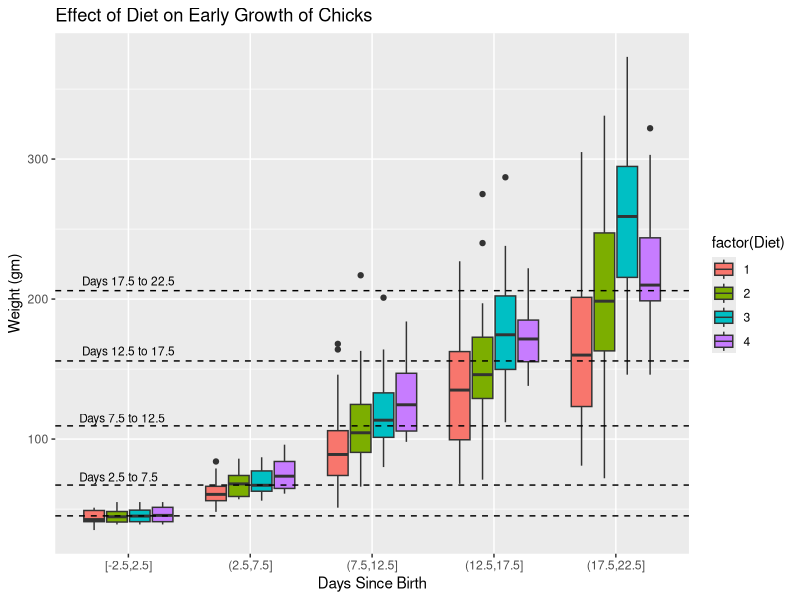
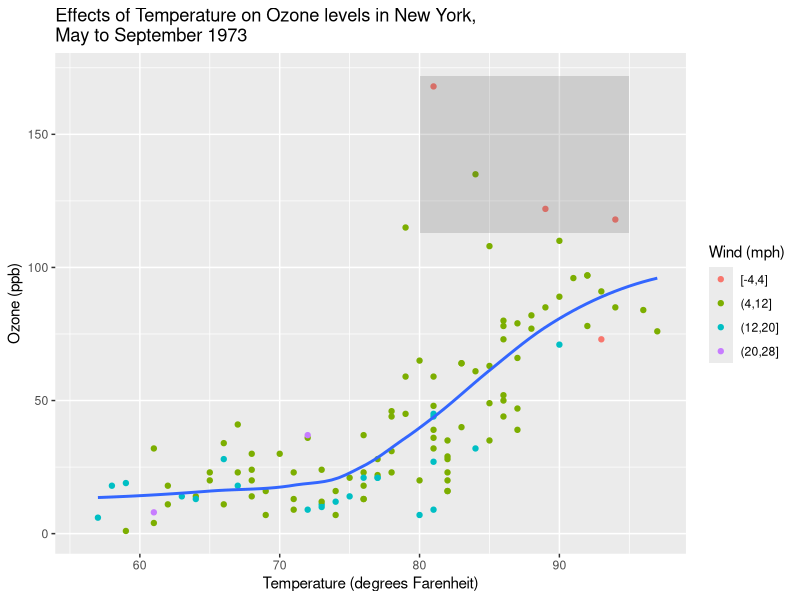
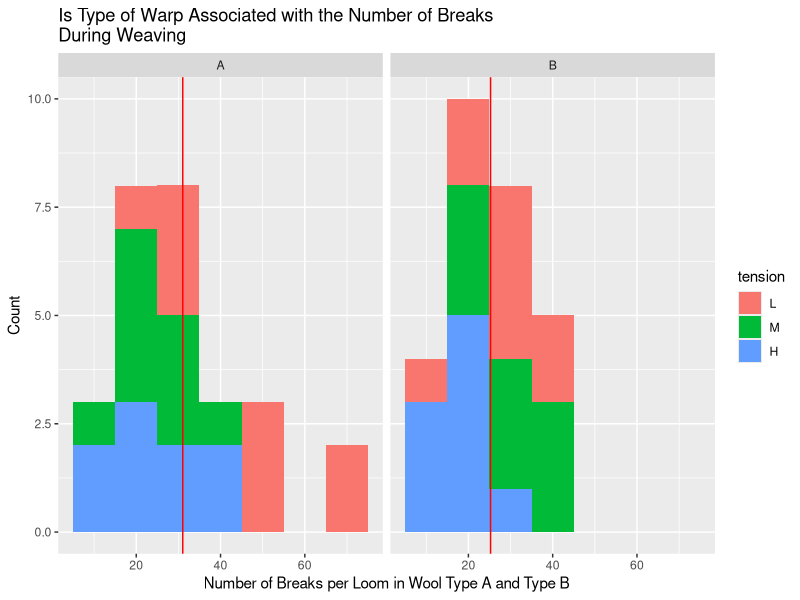
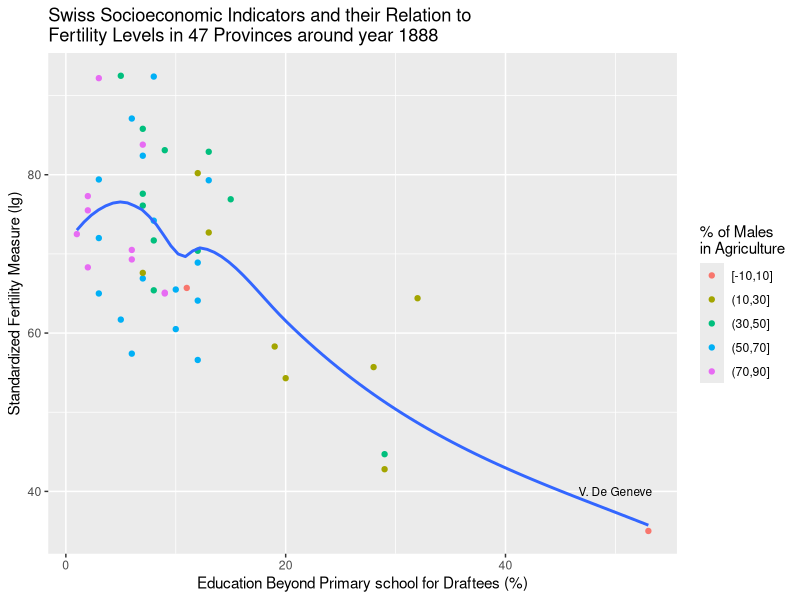

Write R code to recreate these figures, in order.
## ---- chunk 1
knitr::opts_chunk$set(echo = FALSE)
## ---- chunk 2
library(ggplot2)
library(dplyr)
library(knitr)
## ---- chunk 3
chicksummary <- ChickWeight %>%
  mutate(timecut = cut_width(Time, 5)) %>% 
  group_by(timecut) %>% 
  summarise(meanweight = mean(weight))

ChickWeight %>% 
  arrange(Time) %>% 
  mutate(timecut = cut_width(Time, 5)) %>% 
  ggplot(aes(timecut, weight, fill = factor(Diet))) +
    geom_boxplot() +
  xlab('Days Since Birth') +
  ylab('Weight (gm)') +
  labs(title='Effect of Diet on Early Growth of Chicks') +
  geom_hline(data = chicksummary, aes(yintercept = meanweight), linetype = "dashed") +
  #annotate("text", x = 1, y = 60, label = "Days -2.5 to 2.5", size = 3) +
  annotate("text", x = 0.92, y = 73, label = "Days 2.5 to 7.5", size = 3) +
  annotate("text", x = 0.95, y = 115, label = "Days 7.5 to 12.5", size = 3) +
  annotate("text", x = 1, y = 163, label = "Days 12.5 to 17.5", size = 3) +
  annotate("text", x = 1, y = 213, label = "Days 17.5 to 22.5", size = 3)
## ---- chunk 4
#final plot
airquality %>% 
  arrange(Temp) %>%
  mutate(windbin = cut_width(Wind, 8)) %>% #don't really need to include color
  ggplot(mapping = aes(x = Temp, y = Ozone)) +
   geom_point(aes(color = windbin)) +
  geom_smooth(se = FALSE) +
  xlab('Temperature (degrees Farenheit)') +
  ylab('Ozone (ppb)') +
  labs(title = 'Effects of Temperature on Ozone levels in New York,\nMay to September 1973', color = 'Wind (mph)') +
  annotate("rect", xmin = 80, xmax = 95, ymin = 113, ymax = 172,
  alpha = .2)
## ---- chunk 5
?warpbreaks
## ---- chunk 6
meanbreaks <- mean(warpbreaks$breaks)

typeA <- warpbreaks %>% filter(wool == "A")
typeB <- warpbreaks %>% filter(wool == "B")

typeBH <- warpbreaks %>% filter(wool == "B" & tension == "H")
typeAL <- warpbreaks %>% filter(wool == "A" & tension == "L")
meanA <- mean(typeA$breaks)
meanB <- mean(typeB$breaks)
meanBH <- mean(typeBH$breaks)
meanAL <- mean(typeAL$breaks)
## ---- chunk 7
#FINAL PLOT:
breaks.summary <- warpbreaks %>% 
  group_by(wool) %>% 
  summarise(mean.breaks = mean(breaks))

ggplot(warpbreaks, aes(x = breaks, fill = tension), position = "identity") + 
  geom_histogram(binwidth = 10) + 
  facet_wrap(wool ~ .) +
  geom_vline(data = breaks.summary, aes(xintercept = mean.breaks), color = "red") +
  labs(title = "Is Type of Warp Associated with the Number of Breaks\nDuring Weaving") +
  xlab('Number of Breaks per Loom in Wool Type A and Type B') +
  ylab('Count')
## ---- chunk 8
#Producing the plot
swisscat <- swiss %>% 
  mutate(educationcut = cut_width(Education, 15), agricut = cut_width(Agriculture, 20))

ggplot(data = swisscat, mapping = aes(x = Education, y = Fertility)) +
  geom_point(mapping = aes(colour = agricut)) +
  geom_smooth(se = FALSE) +
  xlab('Education Beyond Primary school for Draftees (%)') +
  ylab('Standardized Fertility Measure (lg)') +
  labs(title = "Swiss Socioeconomic Indicators and their Relation to\nFertility Levels in 47 Provinces around year 1888", colour = "% of Males\nin Agriculture") +
 annotate("text", x = 50, y = 40, label = "V. De Geneve", size = 3)
  
